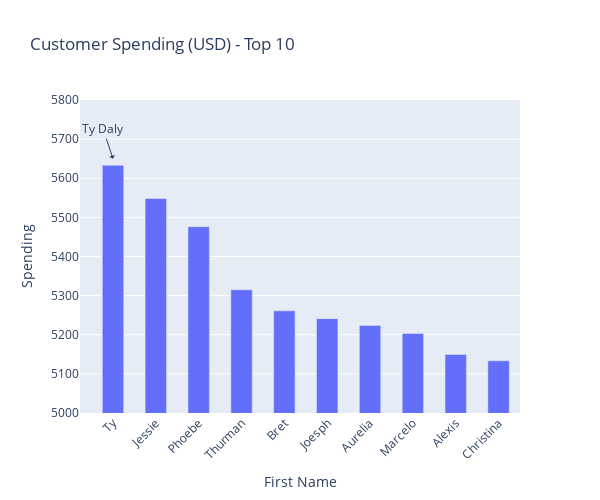

Here is the notebook cell this chart was saved with:
### Code cell
fig = px.bar(pdf3, x="FIRST_NAME", y="Spending", title='Customer Spending (USD) - Top 10',
labels={
    "FIRST_NAME": "First Name"
    },
    #orientation='h' 
) 
fig.update_traces(width=0.5,) 
                  #marker_color = 'rgb(50, 171, 96, 0.01)')

fig.add_annotation(x=0, y=5650,
            text="Ty Daly",
            showarrow=True,
            arrowhead=1)
fig.update_layout(
    yaxis_range = [5000,5800],
    autosize=False,
    width=600,
    height=500,
)
fig.update_layout(barmode='group', xaxis_tickangle=-45)
fig.show()

### Figure 1 — Plotly figure (JSON) as saved in the notebook; plotly's stock layout.template omitted (floating-point values rounded to 4 significant figures)
{"data": [{"alignmentgroup": "True", "hovertemplate": "First Name=%{x}<br>Spending=%{y}<extra></extra>", "legendgroup": "", "marker": {"color": "#636efa", "pattern": {"shape": ""}}, "name": "", "offsetgroup": "", "orientation": "v", "showlegend": false, "textposition": "auto", "type": "bar", "width": 0.5, "x": ["Ty", "Jessie", "Phoebe", "Thurman", "Bret", "Joesph", "Aurelia", "Marcelo", "Alexis", "Christina"], "xaxis": "x", "y": [5633.0, 5548.0, 5476.0, 5315.0, 5261.0, 5241.0, 5224.0, 5203.0, 5150.0, 5133.0], "yaxis": "y"}], "layout": {"annotations": [{"arrowhead": 1, "showarrow": true, "text": "Ty Daly", "x": 0, "y": 5650}], "autosize": false, "barmode": "group", "height": 500, "legend": {"tracegroupgap": 0}, "title": {"text": "Customer Spending (USD) - Top 10"}, "width": 600, "xaxis": {"anchor": "y", "domain": [0, 1], "tickangle": -45, "title": {"text": "First Name"}}, "yaxis": {"anchor": "x", "domain": [0, 1], "range": [5000, 5800], "title": {"text": "Spending"}}}}
